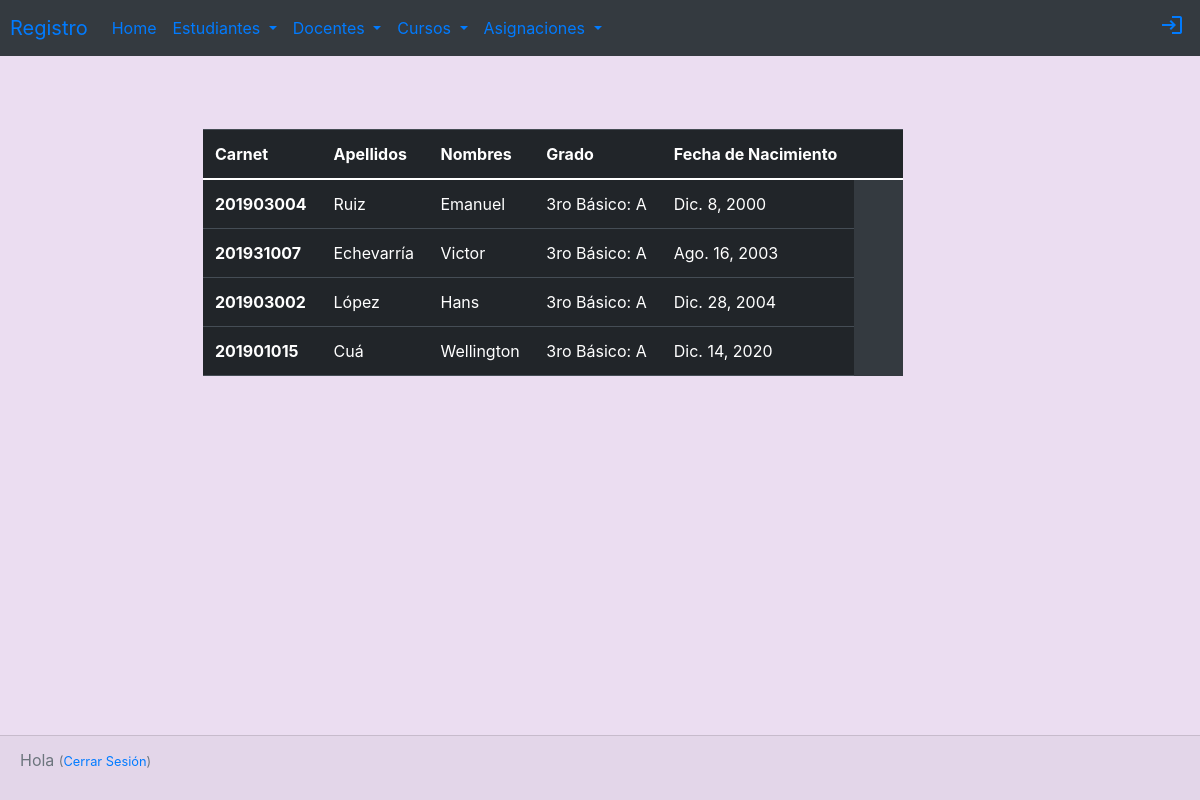
The app's page /estudiantes/, older data.
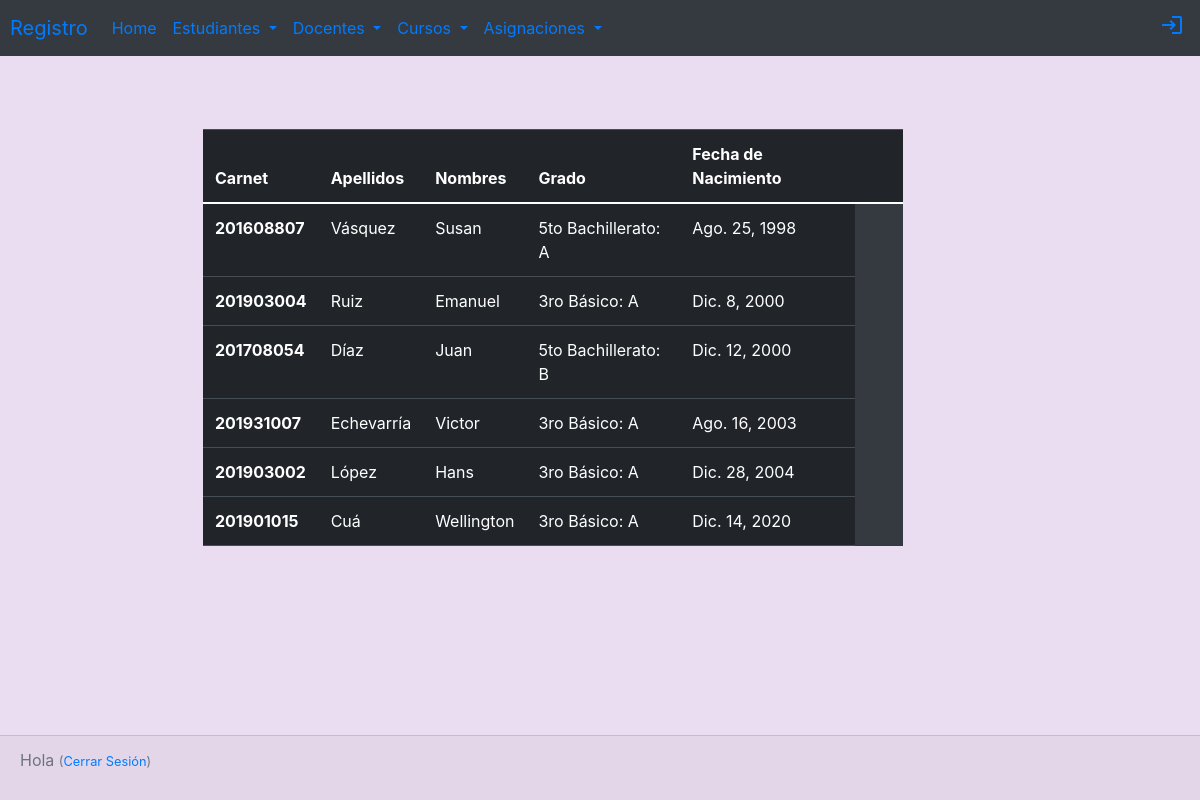
The same page, newer data.
### registro/models.py (models this page shows, shortened)
class Estudiante(models.Model):
    nombres= models.CharField(max_length=100)
    apellidos= models.CharField(max_length=100)
    fecha_nac= models.DateField()
    noCarnet= models.CharField(max_length=10)
    grado= models.ForeignKey(Grado, related_name='GradoEst', on_delete=models.CASCADE)
    seccion = models.ForeignKey(Seccion, related_name='Sección', on_delete=models.CASCADE)

class Grado(models.Model):
    nombre= models.CharField(max_length=50)
    def __str__(self):
        return self.nombre

class Seccion(models.Model):
    seccion = models.CharField(max_length=2)
    def __str__(self):
        return self.seccion

### registro/views.py (the view)
# urls.py: path('estudiantes/', views.estudiantes, name='estudiantes'),
def estudiantes(request):
    estudiantes = Estudiante.objects.filter(fecha_nac__lte=timezone.now()).order_by('fecha_nac')
    return render(request, 'registro/estudiantes.html', { 'estudiantes': estudiantes})

### registro/templates/registro/estudiantes.html (shortened to what this page needs)
{% extends 'registro/base.html' %}
{% block content %}
<div class="container tabla">
    <table class="table table-dark tabla">
      <thead>
        <tr>
          <th scope="col">Carnet</th>
          <th scope="col">Apellidos</th>
          <th scope="col">Nombres</th>
          <th scope="col">Grado</th>
          <th scope="col">Fecha de Nacimiento</th>
          <th scope="col"></th>
          <th scope="col"></th>
        </tr>
      </thead>
      <tbody>
      {% for estudiante in estudiantes %}
      <tr>
        <th scope="row">{{estudiante.noCarnet}}</th>
        <td>{{estudiante.apellidos}}</td>
        <td>{{estudiante.nombres}}</td>
        <td>{{ estudiante.grado }}: {{ estudiante.seccion}}</td>
        <td>{{estudiante.fecha_nac}}</td>
      </tr>
      {% endfor %}
    {%endblock %}

### registro/templates/registro/base.html (shortened to what this page needs)
{% load static %}
<!DOCTYPE html>
<html lang="en">
<head>
    <link href="https://cdn.jsdelivr.net/npm/bootstrap@5.0.0-beta1/dist/css/bootstrap.min.css" rel="stylesheet">
    <link rel="stylesheet" href="https://stackpath.bootstrapcdn.com/bootstrap/4.3.1/css/bootstrap.min.css">
    <link rel="stylesheet" href="{% static 'css/registro.css' %}">
</head>
<body class="fondo">
        <nav class="navbar navbar-expand-lg nabvar-dark bg-dark barra">
            <a class="navbar-brand" href="/">Registro</a>
            <div class="collapse navbar-collapse" id="navbarSupportedContent">
                <ul class="navbar-nav mr-auto">
                    <li class="nav-item active">
                        <a class="nav-link" href="/">Home <span class="sr-only">(current)</span></a>
                    </li>
                    <li class="nav-item dropdown">
                        <a class="nav-link dropdown-toggle" href="#" id="navbarDropdown" role="button" data-toggle="dropdown" aria-haspopup="true" aria-expanded="false">
                            Estudiantes
                        </a>
                    </li>
                    <li class="nav-item dropdown">
                        <a class="nav-link dropdown-toggle" href="#" id="navbarDropdown" role="button" data-toggle="dropdown" aria-haspopup="true" aria-expanded="false">
                            Docentes
                        </a>
                    </li>
                    <li class="nav-item dropdown">
                        <a class="nav-link dropdown-toggle" href="#" id="navbarDropdown" role="button" data-toggle="dropdown" aria-haspopup="true" aria-expanded="false">
                            Cursos
                        </a>
                    </li><li class="nav-item dropdown">
                        <a class="nav-link dropdown-toggle" href="#" id="navbarDropdown" role="button" data-toggle="dropdown" aria-haspopup="true" aria-expanded="false">
                            Asignaciones
                        </a>
                    </li>
                </ul>
            </div>
            <form class="form-inline my-2 my-lg-0">
                <a href="{% url 'login' %}" class="top-menu"><i class="material-icons">login</i></a>
              </form>
        </nav>
    <div class="content container">
        <div class="row">
            <div class="col-md-8">
            {% block content %}
            {% endblock %}
            </div>
        </div>
    </div>
    <div class="card-footer fixed-bottom text-muted">
        <p class="top-menu">Hola {{ user.username }} <small>(<a href="{% url 'logout' %}">Cerrar Sesión</a>)</small></p>
      </div>
</body>
</html>

### registro/static/css/registro.css (style rules this page uses)
.barra { padding-left: 10px; color: purple; }
.fondo { background-color: #EBDDF1; }
.tabla { margin-top: 10%; margin-left: 10%; }

Row changes from the older to the newer data that the page shows:
added Estudiante: noCarnet "201608807", apellidos "Vásquez", nombres "Susan", grado "5to Bachillerato", seccion "A", fecha_nac "Ago. 25, 1998"
added Estudiante: noCarnet "201708054", apellidos "Díaz", nombres "Juan", grado "5to Bachillerato", seccion "B", fecha_nac "Dic. 12, 2000"
